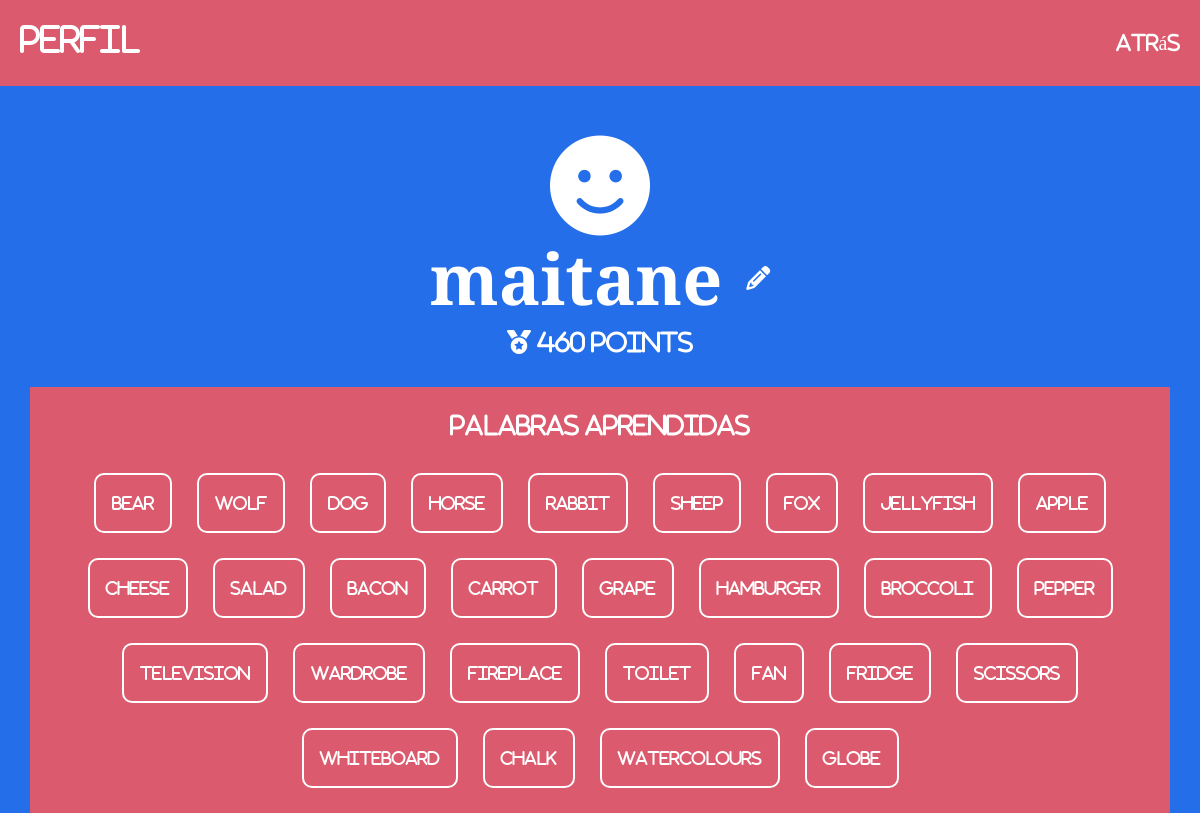
/profile/ (signed in), run on the app's committed database.
### user/models.py (models this page shows, shortened)
class Ranking(models.Model):
    user = models.OneToOneField(User, on_delete=models.CASCADE)
    points=models.IntegerField()
    learnts=models.ManyToManyField(Term,through='Learnt')

### vocabulary/models.py (models this page shows, shortened)
class Term(models.Model):
    TYPES=[('Animal', 'Animal'),('Food','Food'), ('Furniture', 'Furniture'), ('School material', 'School material')]
    id = models.AutoField(primary_key=True)
    word = models.CharField(max_length=50)
    types = models.CharField(max_length=50, choices=TYPES)
    spanish = models.CharField(max_length=100)
    photo = models.ImageField(upload_to='photo', null=True)
    audio = models.FileField(upload_to='audio', null=True)

### user/views.py (the view)
# urls.py: path('profile/',views.profile,name='profile'),
@login_required(login_url="/login")
def profile(request):
    erabiltzaile=Ranking.objects.get(user=request.user)
    return render(request, 'profile.html',{'erabiltzaile':erabiltzaile})

### user/templates/profile.html (shortened to what this page needs)
{% extends "base.html" %}
{% load static %}
{% block content %}
<nav class="navbar navbar-expand-lg navbar-dark">
    <h2>Perfil</h2>
    <div class="collapse navbar-collapse" id="navbarSupportedContent">
        <ul class="navbar-nav ml-auto">
            <li class="nav-item">
                <a href="{% url 'game' %}"><h5 class="m-0">Atrás</h5></a>
              </li>
        </ul>
    </div>
</nav>
<div class="games_container container">
    <i class="fa-solid fa-face-smile" style="font-size: 100px;"></i>
    <div class="d-flex justify-content-center align-items-center">
        <h1 id="username">{{user.username}}</h1>
        <a href="{% url 'changeUsername'%}"><h4><i class="fa-solid fa-pencil ml-4 cursor-pointer"></i></h4></a>
    </div>
    <h4><i class="fa-solid fa-medal"></i> {{erabiltzaile.points}} points</h4>
    <div class="learntWords">
        <h4 class="pt-4">PALABRAS APRENDIDAS</h4>
        <div>
            {% for learnt in erabiltzaile.learnts.all %}
                <a href="#learntWords" data-toggle="modal" data-target="#learntWordsModal" data-word="{{learnt.word}}" data-spanish="{{learnt.spanish}}" data-audio="{{learnt.audio}}" class="learntwords-dialog">
                    <div>
                        <p>{{learnt.word}}</p>
                    </div>
                </a>
            {% endfor %}
        </div>
    </div>
</div>
{% endblock content %}

### user/static/css/styles.css (style rules this page uses)
* { color: white; font-family: Montagu Slab, FontAwesome; }
h1 { font-size: 70px; font-weight: bold; }
body { background-color: #246ee9; }
.games_container { text-align: center; margin-top: 50px; padding: 0 !important; }
nav { background-color: #db5a6e !important; padding: 20px !important; }
nav a { color: white; }
.cursor-pointer { cursor: pointer; }
.learntWords { background-color: #db5a6e; margin-top: 30px; }
.learntWords div { display: flex; gap: 25px; flex-wrap: wrap; padding: 25px; text-align: center; justify-content: center; }
.learntWords div div { border: 2px solid white; box-shadow: 5px 5px #db5a6e; border-radius: 10px; text-align: center; padding: 1rem; cursor: pointer; }
.learntWords div div p { margin: 0 !important; color: white; }

### data on the page
Ranking: points "460"
Term: word "Bear"
Term: word "Wolf"
Term: word "Dog"
Term: word "Horse"
Term: word "Rabbit"
Term: word "Sheep"
Term: word "Fox"
Term: word "Jellyfish"
Term: word "Apple"
Term: word "Cheese"
Term: word "Salad"
Term: word "Bacon"
Term: word "Carrot"
Term: word "Grape"
Term: word "Hamburger"
Term: word "Broccoli"
Term: word "Pepper"
Term: word "Television"
Term: word "Wardrobe"
Term: word "Fireplace"
Term: word "Toilet"
Term: word "Fan"
Term: word "Fridge"
Term: word "Scissors"
Term: word "Whiteboard"
Term: word "Chalk"
Term: word "Watercolours"
Term: word "Globe"

### other printed values
{{ user.username }} "maitane"
